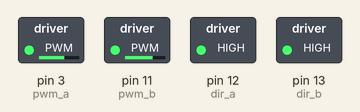
Recording of a sketch running on a simulated Arduino Uno, built with avr-gcc and run on an emulated ATmega328P. On the bench: switched loads named in the sketch (green lamp = pin HIGH).

Above: at 0.05 s.
At 4.05 s:
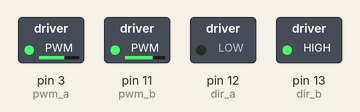
At 5.55 s:
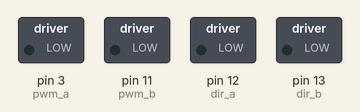
Timing chart, 0 to 7.3 s (numbered marks = the images above):
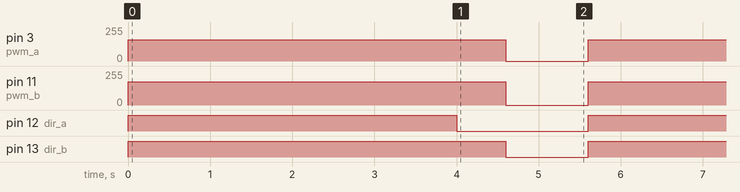

The sketch:

HardCodedMotorShield.ino
```cpp
/*
 5/22/2012
  Timothy Holmberg
  SparkFun Electronics

  This code includes the ddition of fade in and out PWM. Also a stop feature. And the addition of individual functions for motor control

  This was a revision of the example sketch that originated from Pete Dokter's code for Arduino that shows very basically how to control an Ardumoto
  motor driver shield with a 5V Arduino controller board. http://www.sparkfun.com/datasheets/DevTools/Arduino/Ardumoto_test_3.pde

  This also includes parts of the Fading Example,  Created 1 Nov 2008 By David A. Mellis, modified 30 Aug 2011 By Tom Igoe http://arduino.cc/en/Tutorial/Fading

*/

int pwm_a = 3;   //PWM control for motor outputs 1 and 2 is on digital pin 3
int pwm_b = 11;  //PWM control for motor outputs 3 and 4 is on digital pin 11
int dir_a = 12;  //direction control for motor outputs 1 and 2 is on digital pin 12
int dir_b = 13;  //direction control for motor outputs 3 and 4 is on digital pin 13
int val = 0;     //value for fade
int powera = 160;
int powerb = powera*1.1; //motor variation

void setup()
{
  pinMode(pwm_a, OUTPUT);  //Set control pins to be outputs
  pinMode(pwm_b, OUTPUT);
  pinMode(dir_a, OUTPUT);
  pinMode(dir_b, OUTPUT);

  analogWrite(pwm_a, powera);  //set both motors to run at 0 duty cycle
  analogWrite(pwm_b, powerb);
}

void loop()
{
  forward();      //start full speed forward
  delay(4000);
  left(); //Turn 90 degrees to the left
  delay (600);
  stopped();      // stop
}


/* Let's take a moment to talk about these functions. The forw and back functions are simply designating the direction the motors will turn once they are fed a PWM signal.
If you only call the forw, or back functions, you will not see the motors turn. On a similar note the fade in and out functions will only change PWM, so you need to consider
the direction you were last set to. In the code above, you might have noticed that I called forw and fade in the same grouping. You will want to call a new direction, and then
declare your pwm fade. There is also a stop function.
*/

void forward() {//full speed forward
  digitalWrite(dir_a, HIGH);  //Set A-motor direction
  digitalWrite(dir_b, HIGH);  //Set B-Motor direction
  analogWrite(pwm_a, powera);    //set a-motor to run at  duty cycle
  analogWrite(pwm_b, powerb);    //set b-motor to run at  duty cycle (motor variation);
}

void left(){
  digitalWrite(dir_a, LOW);  //Set A-motor direction
  digitalWrite(dir_b, HIGH);  //Set B-Motor direction
  analogWrite(pwm_a, powera);    //set a-motor to run at  duty cycle
  analogWrite(pwm_b, powerb);    //set b-motor to run at duty cycle (motor variation);
}

void stopped(){ //stop

  digitalWrite(dir_a, LOW); //Set motor direction, 1 low, 2 high
  digitalWrite(dir_b, LOW); //Set motor direction, 3 high, 4 low
  analogWrite(pwm_a, 0);    //set both motors to run at 0% duty cycle
  analogWrite(pwm_b, 0);
  delay(1000);
}
```

Measured:
- by itself, pin 3 (pwm_a): alternates 160/255 for 4.6 s and 0/255 for 1.0 s
- by itself, pin 11 (pwm_b): alternates 176/255 for 4.6 s and 0/255 for 1.0 s
- by itself, pin 12 (dir_a): alternates HIGH for 4.0 s and LOW for 1.6 s
- by itself, pin 13 (dir_b): alternates HIGH for 4.6 s and LOW for 1.0 s
